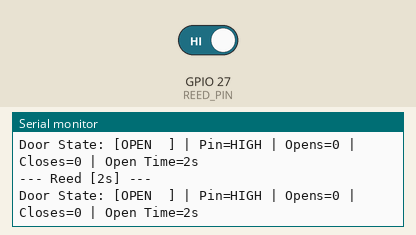
This sketch was run on a simulated ESP32. Parts: the last lines printed to the serial monitor. The inputs (shaded band) are chosen by the test bench; at power-on: GPIO 27 (REED_PIN) HIGH.

Above: at 2.7 s.
2.8 s: GPIO 27 (REED_PIN) driven LOW
At 3.32 s:
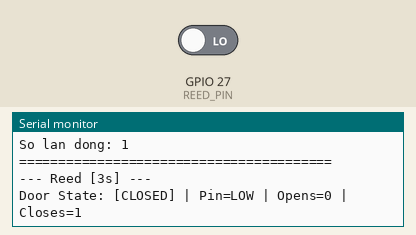
4.5 s: GPIO 27 (REED_PIN) driven HIGH
At 4.82 s:
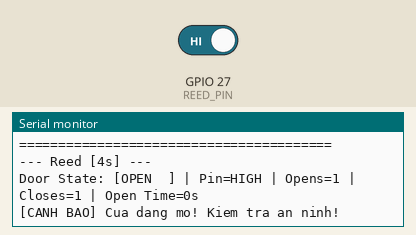
Timing chart, 0 to 7.5 s (numbered marks = the images above; inputs shaded):
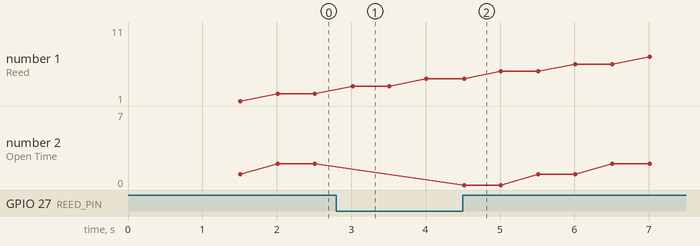

Measured:
- after the input at 2.8 s, the serial monitor: prints a new line after 0.21 s (image 1)
- after the input at 4.5 s, the serial monitor: prints a new line at once (image 2)

The sketch:

test_07_reed_switch.ino
```cpp
// ============================================================
// TEST 07: REED SWITCH - CAM BIEN CUA MO
// ============================================================
// Cam bien: Reed Switch (Nam cham)
// Chan GPIO: IO27 (INPUT PULLUP)
// Dien ap: 3.3V
// Dac diem: Phat hien cua mo/ dong dua tren truong nam cham
// Mo cua = nam cham ra xa = reed switch OPEN = HIGH
// Dong cua = nam cham gan = reed switch CLOSED = LOW
// ============================================================

#include <Arduino.h>
#include "config.h"

enum DoorState {
    DOOR_CLOSED,
    DOOR_OPEN
};

DoorState currentDoorState = DOOR_CLOSED;
DoorState lastDoorState = DOOR_CLOSED;
unsigned long doorOpenStartTime = 0;
unsigned long lastReadTime = 0;
unsigned long openCount = 0;
unsigned long closeCount = 0;
unsigned long totalOpenTime = 0;
bool doorOpenLogged = false;

void reedSetup() {
    Serial.println("=== TEST 07: Reed Switch (Cua Mo) ===");
    Serial.print("Reed Pin: IO"); Serial.println(REED_PIN);
    Serial.println();
    Serial.println("Mo/Cua cua ban gap nam cham vao cam bien de test!");
    Serial.println("Dong cua (nam cham gan) -> State: CLOSED");
    Serial.println("Mo cua (nam cham xa)   -> State: OPEN");
    Serial.println();

    pinMode(REED_PIN, INPUT_PULLUP);

    delay(1000);

    int initialState = digitalRead(REED_PIN);
    currentDoorState = (initialState == LOW) ? DOOR_CLOSED : DOOR_OPEN;
    lastDoorState = currentDoorState;

    Serial.print("Trang thai khoi tao: ");
    Serial.println(currentDoorState == DOOR_CLOSED ? "DONG CUA" : "MO CUA");
    Serial.println();
}

const char* doorStateToString(DoorState state) {
    return state == DOOR_CLOSED ? "DONG" : "MO ";
}

void reedLoop() {
    unsigned long now = millis();
    if (now - lastReadTime >= 500) {
        lastReadTime = now;

        int reedValue = digitalRead(REED_PIN);
        currentDoorState = (reedValue == LOW) ? DOOR_CLOSED : DOOR_OPEN;

        unsigned long uptime = now / 1000;

        if (currentDoorState != lastDoorState) {
            if (currentDoorState == DOOR_OPEN) {
                doorOpenStartTime = now;
                openCount++;
                Serial.println("========================================");
                Serial.println(">>>  CUA MO RA!  <<<");
                Serial.print("Thoi gian mo: "); Serial.print(doorOpenStartTime / 1000); Serial.println("s");
                Serial.print("So lan mo: "); Serial.println(openCount);
                Serial.println("========================================");
            } else {
                unsigned long openDuration = (now - doorOpenStartTime) / 1000;
                closeCount++;
                totalOpenTime += openDuration;
                Serial.println("========================================");
                Serial.print(">>>  CUA DONG LAI!  <<<");
                Serial.print(" | Thoi gian mo: "); Serial.print(openDuration); Serial.println("s");
                Serial.print("Tong thoi gian mo: "); Serial.print(totalOpenTime / 60); Serial.println(" phut");
                Serial.print("So lan dong: "); Serial.println(closeCount);
                Serial.println("========================================");
            }
            lastDoorState = currentDoorState;
        }

        Serial.print("--- Reed ["); Serial.print(uptime); Serial.println("s] ---");
        Serial.print("Door State: [");
        Serial.print(currentDoorState == DOOR_CLOSED ? "CLOSED" : "OPEN  ");
        Serial.print("] | Pin="); Serial.print(reedValue == LOW ? "LOW" : "HIGH");
        Serial.print(" | Opens="); Serial.print(openCount);
        Serial.print(" | Closes="); Serial.print(closeCount);

        if (currentDoorState == DOOR_OPEN) {
            unsigned long currentOpenDuration = (now - doorOpenStartTime) / 1000;
            Serial.print(" | Open Time="); Serial.print(currentOpenDuration); Serial.println("s");
        } else {
            Serial.println();
        }

        if (currentDoorState == DOOR_OPEN && !doorOpenLogged) {
            Serial.println("[CANH BAO] Cua dang mo! Kiem tra an ninh!");
            doorOpenLogged = true;
        } else if (currentDoorState == DOOR_CLOSED) {
            doorOpenLogged = false;
        }

        Serial.println();
    }
}

void setup() {
    Serial.begin(SERIAL_BAUD);
    delay(500);
    reedSetup();
}

void loop() {
    reedLoop();
}
```

config.h
```cpp
// ============================================================
// CAU HINH CHUNG - TEST CAM BIEN ESP32 NodeMCU-32S
// ============================================================
// Chu y: Chi can thay doi cau hinh o day de phu hop voi board
// ============================================================

#ifndef CONFIG_H
#define CONFIG_H

// ========== WIFI ==========
#define WIFI_SSID "Hoang Quan"
#define WIFI_PASSWORD "hoangquan@@"

// ========== MQTT ==========
#define MQTT_SERVER "192.168.1.100"
#define MQTT_PORT 1883
#define MQTT_USER "mqtt_user"
#define MQTT_PASSWORD "mqtt_password"
#define MQTT_CLIENT_ID "ESP32_Sensor_Test"
#define MQTT_TOPIC "test/sensor"

// ========== SERIAL DEBUG ==========
#define SERIAL_BAUD 115200

// ========== GPIO PINS ==========
// --- DHT11 (Nhiet do / Do am) ---
#define DHT_PIN 32
#define DHT_TYPE DHT11

// --- PMS5003 (Bu PM2.5) ---
#define PMS_TX_PIN 17
#define PMS_RX_PIN 16

// --- MQ-2 (Khoi / Gas) ---
#define MQ2_PIN 33
#define MQ2_ANA_PIN 33
#define MQ2_D0_PIN 4
#define RL_VALUE 5.0
#define RO_CLEAN_AIR_FACTOR 9.83

// --- Leak Sensor (Ro nuoc) ---
#define LEAK_PIN 34
#define LEAK_LED_PIN 2

// --- ACS712 (Ro dien 30A) ---
#define ACS712_PIN 35
#define ACS712_SENSITIVITY 0.066  // 30A model: 66mV/A
#define ACS712_VCC 3.3

// --- HC-SR501 (Chuyen dong) ---
#define PIR_PIN 26
#define PIR_LED_PIN 25

// --- Reed Switch (Cua mo) ---
#define REED_PIN 27
#define REED_LED_PIN 33

// --- Voltage Divider AC ---
#define AC_VOLTAGE_PIN 36
#define AC_R1 100000.0
#define AC_R2 10000.0
#define AC_CALIBRATION 1.0

// --- Voltage Divider UPS ---
#define UPS_VOLTAGE_PIN 39
#define UPS_R1 100000.0
#define UPS_R2 10000.0
#define UPS_CALIBRATION 1.0

// ========== ADC SETTINGS ==========
#define ADC_ATTEN ADC_ATTEN_DB_11    // 0-3.3V
#define ADC_WIDTH ADC_WIDTH_BIT_12   // 12-bit

// ========== NGƯỠNG CẢNH BÁO ==========
#define TEMP_MAX 45.0
#define TEMP_MIN 10.0
#define HUMIDITY_MAX 95.0
#define HUMIDITY_MIN 20.0
#define PM25_MAX 35.0
#define GAS_THRESHOLD 300
#define AC_VOLTAGE_MIN 200.0
#define AC_VOLTAGE_MAX 250.0
#define UPS_VOLTAGE_MIN 11.0
#define UPS_VOLTAGE_MAX 13.8

// ========== TIMING ==========
#define DHT_READ_INTERVAL 2000       // ms
#define PMS_READ_INTERVAL 1000       // ms
#define MQ2_READ_INTERVAL 500        // ms

#endif
```
